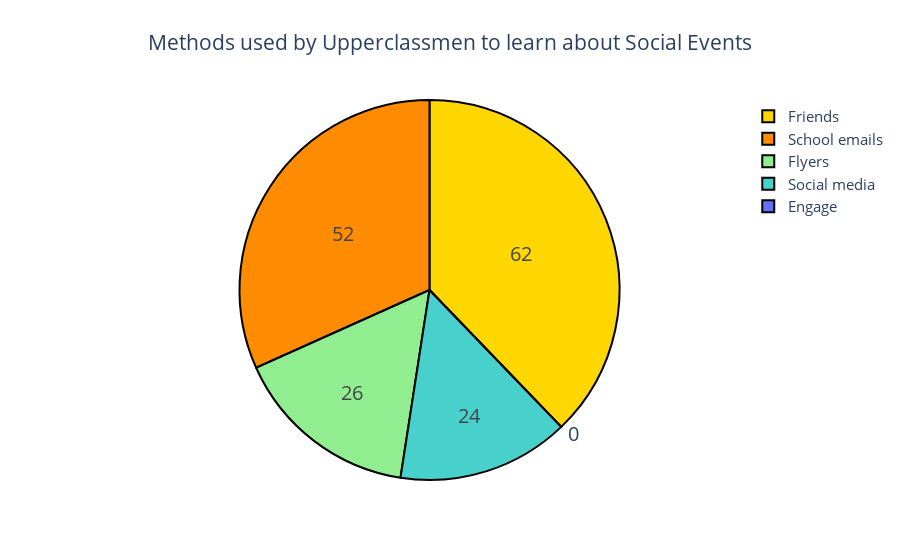

The code cell stored with this chart in its notebook:
### Code cell
import plotly.graph_objects as go
colors = ['gold', 'mediumturquoise', 'darkorange', 'lightgreen']

fig = go.Figure(data=[go.Pie(labels=['Friends', 'Social media','School emails', 'Flyers','Engage',],
                             values=[62, 24, 52, 26,0,0,2])])
fig.update_traces(hoverinfo='label+percent', textinfo='value', textfont_size=20,
                  marker=dict(colors=colors, line=dict(color='#000000', width=2)))
# fig.update_layout(title_text= "Methods used by Freshman and Sophomores <br>to learn about social events<br>", font_size=15) 
fig.update_layout(
    title={
        'text': "Methods used by Upperclassmen to learn about Social Events",
        'x': 0.5, 
        'xanchor': 'center' 
    },
    font_size=15
)


fig.show()
pio.write_image(fig, 'upperclassmen.png', width=700, height=775)

### Figure 1 — Plotly figure (JSON) as saved in the notebook; plotly's stock layout.template omitted (floating-point values rounded to 4 significant figures)
{"data": [{"hoverinfo": "label+percent", "labels": ["Friends", "Social media", "School emails", "Flyers", "Engage"], "marker": {"colors": ["gold", "mediumturquoise", "darkorange", "lightgreen"], "line": {"color": "#000000", "width": 2}}, "textfont": {"size": 20}, "textinfo": "value", "type": "pie", "values": [62, 24, 52, 26, 0, 0, 2]}], "layout": {"autosize": true, "font": {"size": 15}, "title": {"text": "Methods used by Upperclassmen to learn about Social Events", "x": 0.5, "xanchor": "center"}}}
